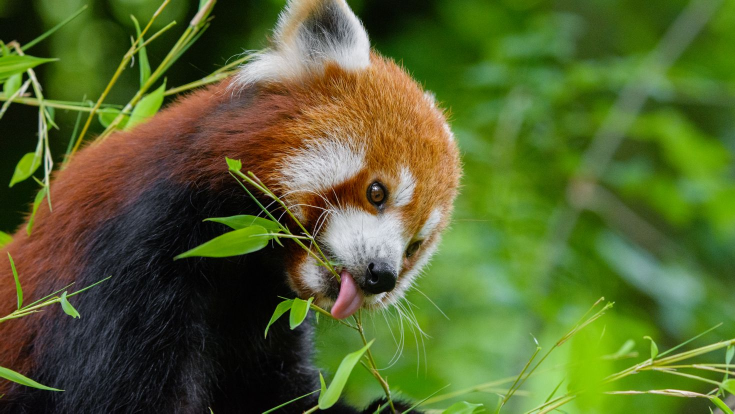
#> input picture panda.jpeg, 1470 x 827 px (shown at 1/2 size)
$ python motion.py
#> lines starting #> are read from the running program, lines starting #| are printed output that depends on the picture
### image_processing.py
import numpy as np
from PIL import Image
import matplotlib.pyplot as plt


def image_to_numpy(img_path):
    # Read image
#> called with img_path = 'panda.jpeg'
    img = Image.open(img_path)
#> img is the input picture: PIL image 1470x827 RGB; mean R, G, B 85.2, 100.7, 45.4

    # Convert image to array
    img_arr = np.array(img)

    return img_arr


def numpy_to_image(img_arr):
    # Convert array to image
    img = Image.fromarray(img_arr.astype('uint8'))
    return img


# [7 lines left out: function plot_image, not called in this run]


def apply_filter(img_arr, kernel):
    padding_h = kernel.shape[0] // 2
    padding_w = kernel.shape[1] // 2

    img_with_padding = np.zeros((img_arr.shape[0] + padding_h * 2, img_arr.shape[1] + padding_w * 2, 3))
    img_with_padding[padding_h:-padding_h, padding_w:-padding_w, :] = img_arr

    res_img = np.zeros(img_arr.shape)
    for i in range(res_img.shape[0]):
        for j in range(res_img.shape[1]):
            for k in range(3):
                res_img[i, j, k] = np.sum(img_with_padding[i:i + kernel.shape[0], j:j + kernel.shape[1], k] * kernel)

    return res_img

### motion.py
import numpy as np
from image_processing import image_to_numpy, plot_image, apply_filter, numpy_to_image


# convolution with gaussian filter
img_arr = image_to_numpy('panda.jpeg')

# resize image
img_arr = img_arr[::3, ::3, :]
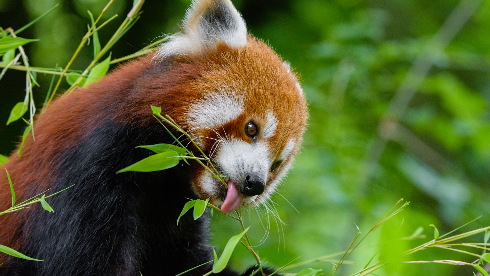
#> img_arr: shape (276, 490, 3); mean R, G, B 85.2, 100.7, 45.4

# save image
img = numpy_to_image(img_arr)
img.save('panda_resized.jpeg')

# motion blur filter
n = 9
simple_kernel = np.eye(n) / n


# apply simple filter
img_arr_1 = apply_filter(img_arr, simple_kernel)
#> in apply_filter, `img_with_padding[padding_h:-padding_h, padding_w:-padding_w, :] = img_..`:
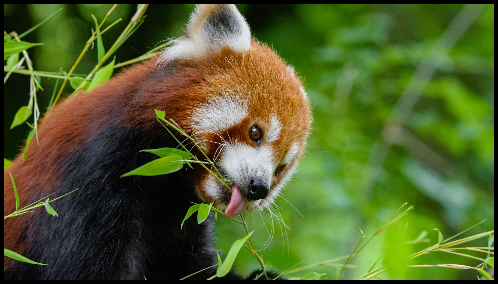
#> img_with_padding: shape (284, 498, 3) float64; mean R, G, B 81.4, 96.3, 43.4
#> after the loop in apply_filter, `for i in range(res_img.shape[0]):`:
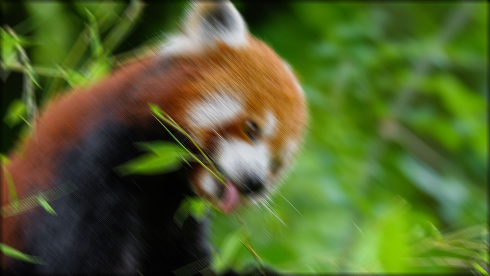
#> res_img: shape (276, 490, 3) float64; mean R, G, B 84.3, 99.6, 45

# save image
img = numpy_to_image(img_arr_1)
img.save('panda_motion_blurred.jpeg')
